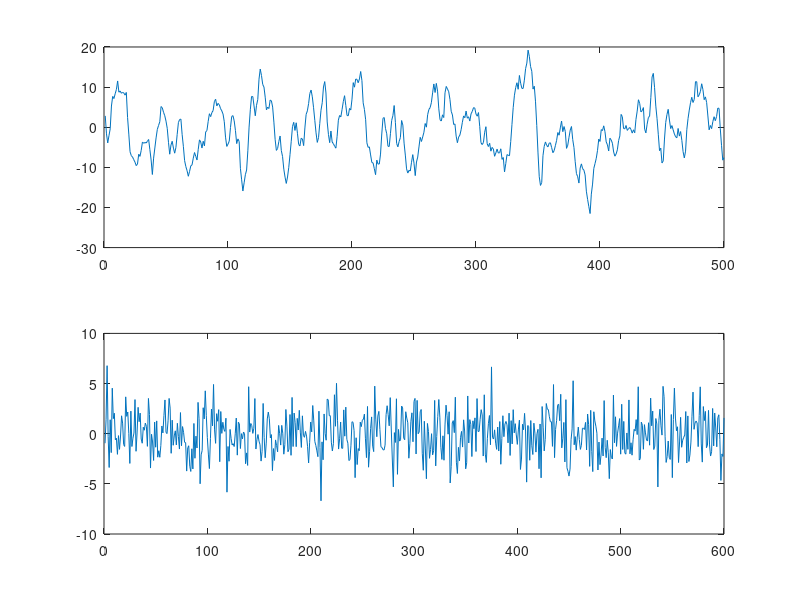

Here is the MATLAB script that generated this plot: (Note: this script raises an error after producing the figure.)
%% Once
close all;
clear;
clc;

% Släng 100 för att svänga in?


% Simulate a process
n = 500;
A = [1 -1.35 0.43];
sigma2 = 4;
noise = sqrt(sigma2) * randn(n + 100, 1);
y = filter(1,A,noise);
y = y(101:end);
subplot (2,1,1)
plot(y)
subplot (2,1,2)
plot( noise )

% Split and create data sets
n_est = floor(2/3 * n);
y_est = iddata( y(1: n_est) );
y_val = iddata( y(n_est + 1:end) );


NN = (1:10)';


V = arxstruc(y_est, y_val, NN);
n_order = selstruc(V, 0); % 0 for LS criterion
n_aic = selstruc(V, 'aic');


%% With a loop and histogram plot

close all;
clear;
clc;

n = 10000;
n_est = floor(2/3 * n);

A = [1 -1.35 0.43];
sigma2 = 4;

NN = (1:10)';
n_times = 100;
n_order = zeros(n_times, 1) - 1;
n_aic = zeros(n_times, 1) - 1;

for i = 1:n_times
    
    noise = sqrt(sigma2) * randn(n + 100, 1);
    y = filter(1,A,noise);
    y = y(101:end);
    
    y_est = iddata( y(1:n_est) );
    y_val = iddata( y(n_est+1:end) );
    
    V = arxstruc(y_est, y_val, NN);
    n_order(i) = selstruc(V, 0);
    n_aic(i) = selstruc(V, 'aic');
    
end

subplot(1,2,1)
histogram(n_order)
title('LS')

subplot(1,2,2)
histogram(n_aic)
title('AIC')


% Q4.1: AIC är ett  bättre / mer consistent kriterium.
% Q4.2: Order 2 sticker ivär även för LS med n=10000.


ar_model = arx(y, n_aic(end));
ar_model.NoiseVariance
ar_model.CovarianceMatrix
present(ar_model)



















